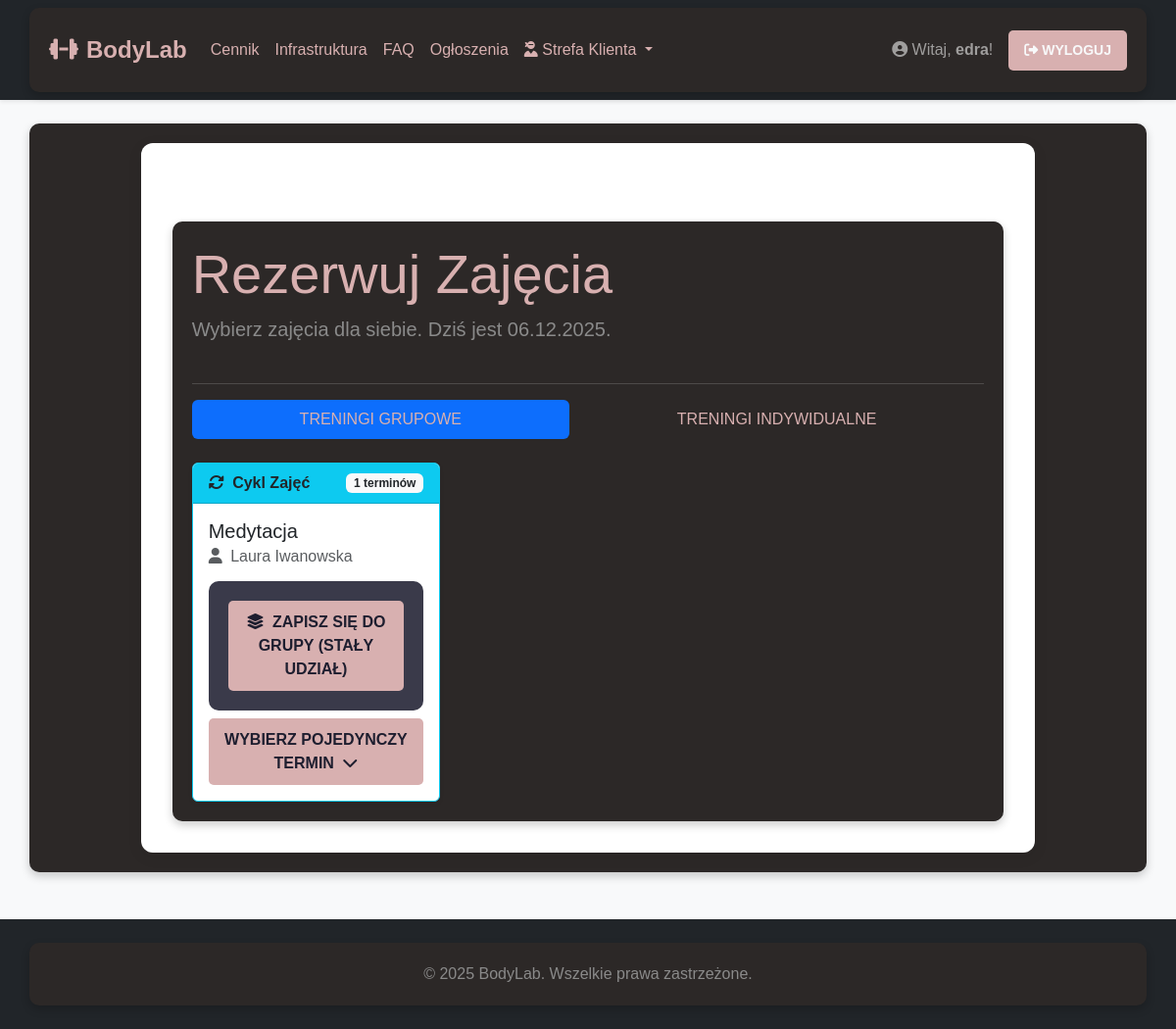
The app's page /booking (signed in) with its own data.
### app.py (models this page shows, shortened)
class User(db.Model, UserMixin):
    id = db.Column(db.Integer, primary_key=True)
    username = db.Column(db.String(50), unique=True, nullable=False)
    email = db.Column(db.String(120), unique=True, nullable=False)
    password_hash = db.Column(db.String(256), nullable=False)
    role = db.Column(db.String(20), nullable=False, default='user')
    experience_notes = db.Column(db.Text, nullable=True)
    sessions_taught = db.relationship('TrainingSession', back_populates='trainer', lazy='dynamic')
    bookings = db.relationship('Booking', back_populates='user', lazy='dynamic')
    messages_sent = db.relationship('Message', foreign_keys='Message.sender_id', back_populates='sender',
                                    lazy='dynamic')
    messages_received = db.relationship('Message', foreign_keys='Message.recipient_id', back_populates='recipient',
                                        lazy='dynamic')
    @property
    def is_admin(self):
        return self.role == 'admin'
    @property
    def is_trainer(self):
        return self.role == 'trainer'

class TrainingSession(db.Model):
    id = db.Column(db.Integer, primary_key=True)
    title = db.Column(db.String(100), nullable=False)
    session_type = db.Column(db.String(20), nullable=False, default='Grupowy')
    description = db.Column(db.Text, nullable=True)
    date = db.Column(db.Date, nullable=False)
    start_time = db.Column(db.Time, nullable=False)
    duration_minutes = db.Column(db.Integer, nullable=False, default=60)
    price = db.Column(db.Integer, nullable=False, default=0)
    max_participants = db.Column(db.Integer, nullable=False, default=10)
    trainer_id = db.Column(db.Integer, db.ForeignKey('user.id'), nullable=False)
    recurrence_group_id = db.Column(db.String(36), nullable=True, index=True)
    trainer = db.relationship('User', back_populates='sessions_taught')
    bookings = db.relationship('Booking', back_populates='session', lazy='dynamic', cascade="all, delete-orphan")
    @property
    def current_participants(self):
        return self.bookings.count()

### app.py (the view)
@app.route("/booking", methods=["GET"])
@login_required
def booking():
    today = date.today()
    user_booked_session_ids = {booking.session_id for booking in current_user.bookings.all()}
    all_sessions = TrainingSession.query.filter(
        TrainingSession.date >= today
    ).order_by(TrainingSession.date, TrainingSession.start_time).all()
    grouped_items_grupowe = []
    grouped_items_indywidualne = []
    seen_groups = set()  # Zestaw ID grup, które już przetworzyliśmy
    for session in all_sessions:
        item_data = {'type': 'single', 'session': session}
        if session.recurrence_group_id:
            if session.recurrence_group_id in seen_groups:
                continue  # Już dodaliśmy "reprezentanta" tej grupy, pomijamy
            seen_groups.add(session.recurrence_group_id)
            item_data['type'] = 'recurring_group'
            group_sessions = [s for s in all_sessions if s.recurrence_group_id == session.recurrence_group_id]
            item_data['group_sessions'] = group_sessions
        if session.session_type == 'Grupowy':
            grouped_items_grupowe.append(item_data)
        else:
            grouped_items_indywidualne.append(item_data)
    return render_template("booking.html",
                           items_grupowe=grouped_items_grupowe,
                           items_indywidualne=grouped_items_indywidualne,
                           user_booked_session_ids=user_booked_session_ids,
                           today=today)

### app.py (called while the page is built)
@login_manager.user_loader
def load_user(user_id):
    return db.session.get(User, int(user_id))

### templates/booking.html (shortened to what this page needs)
{% extends "base.html" %}
{% block content %}
<div class="container mt-5">
    <div class="d-flex justify-content-between align-items-center mb-4">
        <div>
            <h1 class="display-4">Rezerwuj Zajęcia</h1>
            <p class="lead">Wybierz zajęcia dla siebie. Dziś jest {{ today.strftime('%d.%m.%Y') }}.</p>
        </div>
    </div>
    <hr>
    <ul class="nav nav-pills nav-fill mb-4" id="bookingTabs" role="tablist">
        <li class="nav-item" role="presentation">
            <button class="nav-link active" id="grupowe-tab" data-bs-toggle="tab" data-bs-target="#grupowe" type="button" role="tab" aria-controls="grupowe" aria-selected="true">
                Treningi Grupowe
            </button>
        </li>
        <li class="nav-item" role="presentation">
            <button class="nav-link" id="indywidualne-tab" data-bs-toggle="tab" data-bs-target="#indywidualne" type="button" role="tab" aria-controls="indywidualne" aria-selected="false">
                Treningi Indywidualne
            </button>
        </li>
    </ul>
    <div class="tab-content" id="bookingTabsContent">
        <div class="tab-pane fade show active" id="grupowe" role="tabpanel" aria-labelledby="grupowe-tab">
            {% if not items_grupowe %}
                <div class="alert alert-info">Brak nadchodzących zajęć grupowych.</div>
            {% else %}
                <div class="row row-cols-1 row-cols-md-2 row-cols-lg-3 g-4">
                    {% for item in items_grupowe %}
                        {% include '_session_card.html' %}
                    {% endfor %}
                </div>
            {% endif %}
        </div>
    </div>
</div>
{% endblock %}

### templates/base.html (shortened to what this page needs)
<!DOCTYPE html>
<html lang="pl">
<head>
    <link href="https://cdn.jsdelivr.net/npm/bootstrap@5.3.3/dist/css/bootstrap.min.css" rel="stylesheet">
    <link rel="stylesheet" href="https://cdnjs.cloudflare.com/ajax/libs/font-awesome/6.5.0/css/all.min.css">
    <link rel="stylesheet" href="{{ url_for('static', filename='style.css') }}">
</head>
<body>
<nav class="navbar navbar-expand-lg navbar-dark bg-dark shadow-sm">
    <div class="container">
        <a class="navbar-brand" href="{{ url_for('index') }}">
            <i class="fas fa-dumbbell me-2"></i>BodyLab
        </a>
        <div class="collapse navbar-collapse" id="navbarNav">
            <ul class="navbar-nav me-auto">
                <li class="nav-item">
                    <a class="nav-link" href="{{ url_for('pricing') }}">Cennik</a>
                </li>
                <li class="nav-item">
                    <a class="nav-link" href="{{ url_for('infrastructure') }}">Infrastruktura</a>
                </li>
                <li class="nav-item">
                    <a class="nav-link" href="{{ url_for('faq') }}">FAQ</a>
                </li>
                <li class="nav-item">
                    <a class="nav-link" href="{{ url_for('announcements') }}">Ogłoszenia</a>
                </li>
                {% if current_user.is_authenticated and not current_user.is_admin and not current_user.is_trainer %}
                <li class="nav-item dropdown">
                    <a class="nav-link dropdown-toggle" href="#" role="button" data-bs-toggle="dropdown">
                        <i class="fas fa-user-ninja"></i> Strefa Klienta
                    </a>
                </li>
                {% endif %}
            </ul>
            <ul class="navbar-nav ms-auto d-flex align-items-center">
                {% if current_user.is_authenticated %}
                    <li class="nav-item">
                        <span class="navbar-text me-3">
                            <i class="fas fa-user-circle"></i> Witaj, <strong>{{ current_user.username }}</strong>!
                        </span>
                    </li>
                    <li class="nav-item">
                        <a class="btn btn-outline-light btn-sm px-3" href="{{ url_for('logout') }}">
                            <i class="fas fa-sign-out-alt"></i> Wyloguj
                        </a>
                    </li>
                {% endif %}
            </ul>
        </div>
    </div>
</nav>
<main class="main-content">
    <div class="container mt-4">
        <div class="row justify-content-center">
            <div class="col-lg-10">
                <div class="content-card">
                    {% block content %}{% endblock %}
                </div>
            </div>
        </div>
    </div>
</main>
<footer class="text-center py-4 mt-5">
    <div class="container">
        <p class="mb-0">&copy; 2025 BodyLab. Wszelkie prawa zastrzeżone.</p>
    </div>
</footer>
</body>
</html>

### templates/_session_card.html (shortened to what this page needs)
{% if item.type == 'recurring_group' %}
    {% set main_session = item.session %}
    {% set group_list = item.group_sessions %}
    <div class="col">
        <div class="card h-100 border-info shadow-sm">
            <div class="card-header bg-info text-dark d-flex justify-content-between align-items-center">
                <strong><i class="fas fa-sync-alt me-1"></i> Cykl Zajęć</strong>
                <span class="badge bg-light text-dark">{{ group_list|length }} terminów</span>
            </div>
            <div class="card-body">
                <h5 class="card-title">{{ main_session.title }}</h5>
                <h6 class="card-subtitle mb-3 text-muted">
                    <i class="fas fa-user me-1"></i> {{ main_session.trainer.username }}
                </h6>
                <div class="d-grid gap-2">
                    <form action="{{ url_for('book_session') }}" method="POST">
                        <button type="submit" class="btn btn-primary w-100">
                            <i class="fas fa-layer-group me-1"></i> Zapisz się do grupy (stały udział)
                        </button>
                    </form>
                    <button class="btn btn-outline-secondary w-100" type="button" data-bs-toggle="collapse" data-bs-target="#group-{{ main_session.id }}">
                        Wybierz pojedynczy termin <i class="fas fa-chevron-down ms-1"></i>
                    </button>
                </div>
            </div>
        </div>
    </div>
{% endif %}

### static/style.css (style rules this page uses)
body { background-color: #1e1e2f; color: #b0b0b0; font-family: 'Arial', sans-serif; }
.container { background: #2c2827; padding: 20px; border-radius: 10px; box-shadow: 0 4px 10px rgba(0, 0, 0, 0.2); }
h1, h2 { color: #d8b0b0; }
p { color: #8a8a8a; font-size: 16px; }
form { background: #3a3a4a; padding: 20px; border-radius: 10px; }
button, .btn { background: #d8b0b0; color: #1e1e2f; padding: 10px 15px; border-radius: 5px; font-weight: bold; text-transform: uppercase; border: none; cursor: pointer; }
.navbar { background: #181824; }
.navbar-brand, .nav-link { color: #d8b0b0 !important; }
a { color: #d8b0b0; }

### templates/base.html (style rules this page uses)
body { background-color: #f8f9fa; min-height: 100vh; display: flex; flex-direction: column; }
.main-content { flex: 1; }
.navbar-brand { font-weight: 700; font-size: 1.5rem; }
footer { margin-top: auto; background-color: #212529; color: #adb5bd; }
.content-card { background: white; border-radius: 12px; box-shadow: 0 4px 15px rgba(0,0,0,0.08); padding: 2rem; }
.navbar-dark .navbar-nav .btn { color: #212529; }
.navbar-dark .navbar-nav .btn-outline-light { color: #f8f9fa; }

### records on screen
User: username "edra"
TrainingSession: title "Medytacja"
User: trainer.username "Laura Iwanowska"

### other values on screen
{{ group_list|length }} "1"
